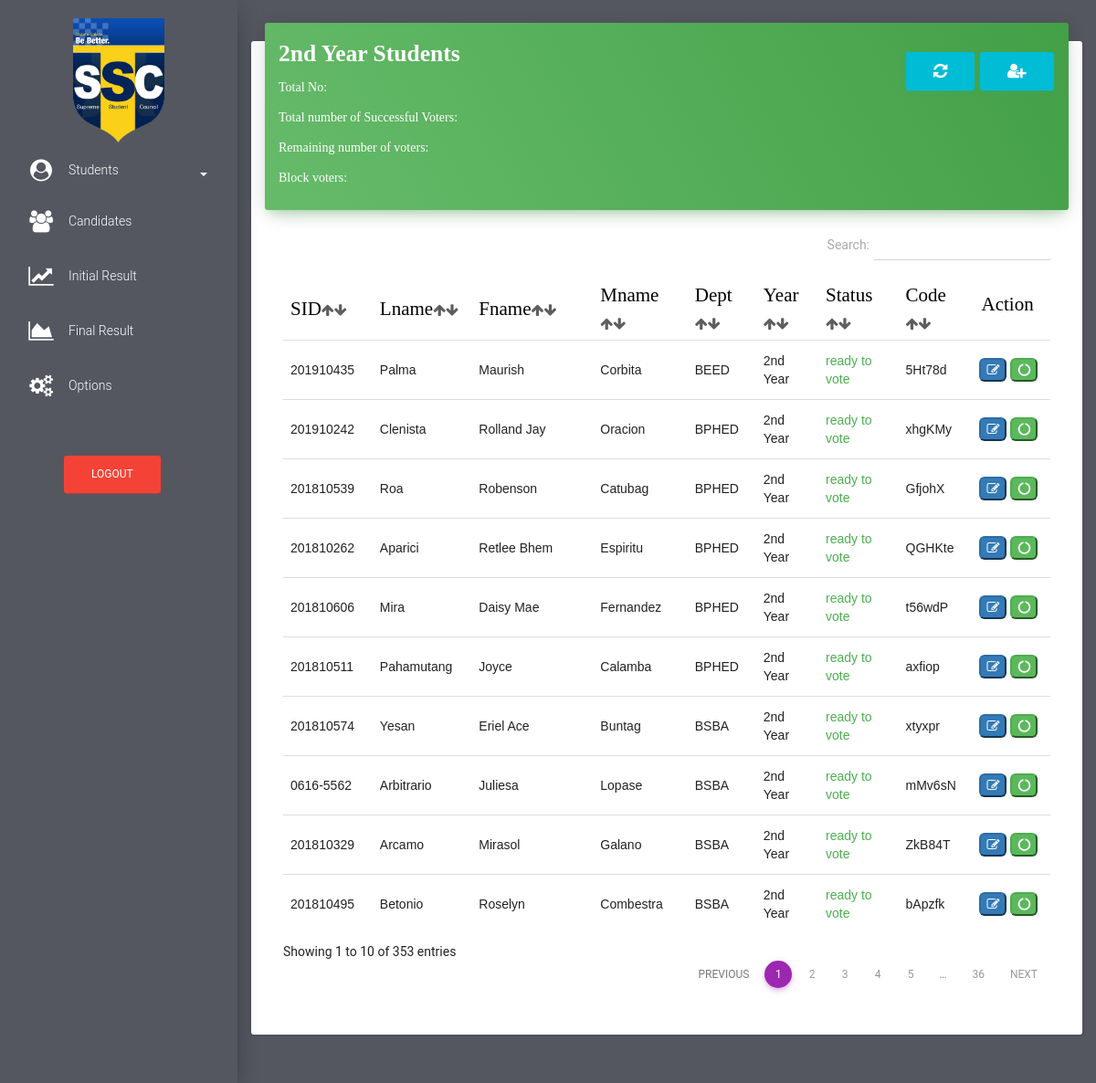
The app's page /2ndyear/students_2nd_year.php (signed in) with its own data.
### tables this page shows
CREATE TABLE `students` (
  `id` int(255) NOT NULL,
  `stud_id` varchar(11) NOT NULL,
  `stud_lastname` varchar(255) NOT NULL,
  `stud_firstname` varchar(255) NOT NULL,
  `stud_middlename` varchar(500) NOT NULL,
  `stud_department` varchar(255) NOT NULL,
  `stud_year` varchar(255) NOT NULL,
  `code_to_vote` varchar(255) NOT NULL,
  `stud_status` varchar(100) NOT NULL,
  `voting_status` varchar(255) NOT NULL,
  `stud_block_status` varchar(255) NOT NULL
);

### 2ndyear/students_2nd_year.php (the view, shortened to what this page needs)
<!DOCTYPE html>
<html lang="en">
<head>
    <link href="../assets/css/bootstrap.min.css" rel="stylesheet" />
    <link href="../assets/css/material-dashboard.css?v=1.2.0" rel="stylesheet" />
    <link href="../font-awesome/css/font-awesome.css" rel="stylesheet">
    <link href="../assets/css/datatables.min.css" rel="stylesheet">
</head>
<body>
    <div class="wrapper" style="background-color: #54575F">
        <div class="sidebar">
           <div class="sidebar-wrapper">
                 <ul class="nav">
                    <center>
                       <img src="../img/favicon.png" width="100px" height="100%" class="" alt="Ce-C Palaro 2019">
                    </center>
                    <li>
                        <a href="#pagepeople" data-toggle="collapse" aria-expanded="false" class="dropdown-toggle"><i class="fa fa-user-circle" style="color: white;margin-top: -5px"></i> <span style="color:white">Students</span><b class="caret" style="margin-left: 5%;color:white"></b></a>
                    </li>
                    <li>
                        <a href="../candidates.php">
                            <i class="fa fa-users" style="color: white"></i>
                            <p style="color: white">Candidates</p>
                        </a>
                    </li>
                    <li>
                        <a href="../initial_result.php">
                            <i class="fa fa-line-chart" style="color: white"></i>
                            <p style="color: white">Initial Result</p>
                        </a>
                    </li>
                    <li>
                        <a href="../final_result.php">
                            <i class="fa fa-area-chart" style="color: white"></i>
                            <p style="color: white">Final Result</p>
                        </a>
                    </li>
                    <li>
                        <a href="../my_account.php">
                            <i class="fa fa-cogs" style="color: white"></i>
                            <p style="color: white">Options</p>
                        </a>
                    </li>
                     <li>
                        <br>
                        <br>
                        <form method="post">
                                    <button class = "btn btn-danger" type='button' data-toggle="modal" data-target="#exampleModal20000" style="margin-left: 70px">Logout</button>
                        </form>
                    </li>
                </ul>
            </div>
        </div>
        <div class="main-panel">
            <nav class="navbar navbar-transparent navbar-absolute">
            </nav>
            <div class="content">
                <div class="container-fluid">
                    <div class="row">
                        <div class="col" style="margin-top: -80px">
                            <div class="card">
                                <div class="card-header" data-background-color="green">
                                    <form method="POST">
                                        <h3 class="title" style="font-family: Fjalla One"><b>2nd Year Students</b><button class = "btn btn-info text-info" type='button' data-toggle="modal" data-target="#1styear-add-student" style="float: right;margin-left: 5px;margin-top: 17px;" ><i class="fa fa-user-plus fa-10x"></i></button><a href="students_2nd_year.php" class = "btn btn-info text-info" type='button' style="float: right;margin-top: 17px;" ><i class="fa fa-refresh fa-10x"></i></a></h3>
                                    </form>
                                    <div class="col">
                                        <p style="color: white;font-family: consolas">Total No: <b><a href="list_of_total_voters_2ndyear.php"><text id="total2ndyear" style="color:yellow;font-size: 20px">
                                              </text></a></b></p>
                                    </div>
                                    <div class="col">
                                        <p style="color: white;font-family: consolas">Total number of Successful Voters: <b><a href="list_of_finish_voters_2ndyear.php"><text id="successfulVoters2ndyear" style="color:yellow;font-size: 20px">
                                              </text></a></b></p>
                                    </div>
                                    <div class="col">
                                        <p style="color: white;font-family: consolas">Remaining number of voters: <b><a href="list_of_remaining_voters_2ndyear.php"><text id="remainingVoters2ndyear" style="color:yellow;font-size: 20px">
                                              </text></a></b></p>
                                    </div>
                                    <div class="col">
                                        <p style="color: white;font-family: consolas">Block voters: <b><a href="list_of_block_voters_2ndyear.php"><text id="blockvoters2ndyear" style="color:yellow;font-size: 20px">
                                              </text></a></b></p>
                                    </div>
                                </div>
                                <div class="card-content table-responsive">
                                    <table class="table table-condensed table-sm" id="dtTable">
                                        <thead style="font-weight: bold;color: black;font-size: 150%;font-family: Fjalla One">
                                            <th>SID<i class="fa fa-arrow-up" style="font-size: 15px;color: #5E5E5E"><i class="fa fa-arrow-down"></i></i></th>
                                            <th>Lname<i class="fa fa-arrow-up" style="font-size: 15px;color: #5E5E5E"><i class="fa fa-arrow-down"></i></i></th>
                                            <th>Fname<i class="fa fa-arrow-up" style="font-size: 15px;color: #5E5E5E"><i class="fa fa-arrow-down"></i></i></th>
                                            <th>Mname<i class="fa fa-arrow-up" style="font-size: 15px;color: #5E5E5E"><i class="fa fa-arrow-down"></i></i></th>
                                            <th>Dept<i class="fa fa-arrow-up" style="font-size: 15px;color: #5E5E5E"><i class="fa fa-arrow-down"></i></i></th>
                                            <th>Year<i class="fa fa-arrow-up" style="font-size: 15px;color: #5E5E5E"><i class="fa fa-arrow-down"></i></i></th>
                                            <th>Status <i class="fa fa-arrow-up" style="font-size: 15px;color: #5E5E5E"><i class="fa fa-arrow-down"></i></i></th>
                                            <th>Code<i class="fa fa-arrow-up" style="font-size: 15px;color: #5E5E5E"><i class="fa fa-arrow-down"></i></i></th>
                                            <th><p style="margin-left: 2px">Action</p></th>
                                        </thead>
                                        <tbody style="font-family: arial">
                <?php
                        $link = mysqli_connect("localhost","root","19976112","election");
                        $sql = mysqli_query($link,"SELECT * FROM students where stud_year = '2nd Year' ORDER BY stud_department,stud_lastname ASC");
                        for($a = 0 ; $a < $num_rows = mysqli_fetch_array($sql) ; $a++ )
                        {
                            $stud_idd = $num_rows['stud_id'];
                            $stud_fname = $num_rows['stud_firstname'];
                            $stud_lname = $num_rows['stud_lastname'];
                            $middle_initial = $num_rows['stud_middlename'];
                            $dept = $num_rows['stud_department'];
                            $stud_year = $num_rows['stud_year'];
                            $code_no = $num_rows['code_to_vote'];
                            $v_status = $num_rows['voting_status'];
                            $block_status = $num_rows['stud_block_status'];
                            ?>
                            <tr>
                                <td><?=$stud_idd;?></td>
                                <td ><?=$stud_lname;?></td>
                                <td><?=$stud_fname;?></td>
                                <td><?=$middle_initial;?></td>
                                <td><?=$dept;?></td>
                                <td><?=$stud_year;?></td>
                                <td>
                                    <?php
                                        if($v_status == 'ready to vote')
                                         {
                                    ?>
                                        <span class="text-success"><?=$v_status;?></span>
                                    <?php }
                                        ?>
                                </td>
                                <td><?=$code_no;?></td>
                                <td>
                                    <?php
                                          if ($v_status == 'finished voting')
                                          {
                                    ?>
                                        <button type='button' class='btn-danger editbtn' data-toggle='modal' data-target='' style='cursor:pointer;color:black;border-radius:6px;color:;' class='btn-primary'><i class='fa fa-pencil-square-o' style='color:white'></i>
                                    </button>
                                    <?php } else if (($v_status == 'ready to vote') && ($block_status == 'unblock'))
                                            {
                                    ?>
                                        <button type='button' class='btn-primary editbtn' data-toggle='modal' data-target='#update_student_grade11' style='cursor:pointer;color:black;border-radius:6px;color:;' class='btn-primary'><i class='fa fa-pencil-square-o' style='color:white'></i>
                                    </button>
                                    <?php }  else if (($v_status == 'unable to vote') && ($block_status == 'block'))
                                            {
                                    ?>
                                        <button type='button' class='btn-danger editbtn' data-toggle='modal' data-target='' style='cursor:pointer;color:black;border-radius:6px;color:;' class='btn-primary'><i class='fa fa-pencil-square-o' style='color:white'></i>
                                    </button>
                                    <?php } ?>
                                    <?php
                                        if($block_status == 'block')
                                            {
                                    ?>
                                            <button type='button' class='btn-danger unblockbtn' data-toggle='modal' data-target='#unblockStudent' style='cursor:pointer;color:black;border-radius:6px;'><i class='fa fa-ban' style='color:white;'></i></button>
                                    <?php
                                            }
                                            else if($block_status=='unblock')
                                            {
                                    ?>
                                            <button type='button' class='btn-success blockbtn' data-toggle='modal' data-target='#blockStudent' style='cursor:pointer;color:black;border-radius:6px;'><i class='fa fa-circle-o-notch' style="color: white"></i></button>
                                    <?php
                                            }
                                            else if ($block_status == 'none')
                                            {
                                    ?>
                                             <button type='button' class='btn-success disabled' data-toggle='modal' style='cursor:pointer;color:black;border-radius:6px;'><i class='fa fa-check' style="color: white"></i ></button>
                                      <?php } ?>
                                </td>
                            </tr>
                      <?php  } ?>
                                        </tbody>
                                    </table>
                                </div>
                            </div>
                        </div>
                    </div>
                </div>
            </div>
        </div>
    </div>
</body>
</html>

### records on screen
students: stud "201910435", stud_lastname "Palma", stud_firstname "Maurish", stud_middlename "Corbita", stud_department "BEED", stud_year "2nd Year", voting_status "ready to vote", code_to_vote "5Ht78d", stud_block_status "unblock" (drawn)
students: stud "201810262", stud_lastname "Aparici", stud_firstname "Retlee Bhem", stud_middlename "Espiritu", stud_department "BPHED", stud_year "2nd Year", voting_status "ready to vote", code_to_vote "QGHKte", stud_block_status "unblock" (drawn)
students: stud "201910242", stud_lastname "Clenista", stud_firstname "Rolland Jay", stud_middlename "Oracion", stud_department "BPHED", stud_year "2nd Year", voting_status "ready to vote", code_to_vote "xhgKMy", stud_block_status "unblock" (drawn)
students: stud "201810606", stud_lastname "Mira", stud_firstname "Daisy Mae", stud_middlename "Fernandez", stud_department "BPHED", stud_year "2nd Year", voting_status "ready to vote", code_to_vote "t56wdP", stud_block_status "unblock" (drawn)
students: stud "201810511", stud_lastname "Pahamutang", stud_firstname "Joyce", stud_middlename "Calamba", stud_department "BPHED", stud_year "2nd Year", voting_status "ready to vote", code_to_vote "axfiop", stud_block_status "unblock" (drawn)
students: stud "201810539", stud_lastname "Roa", stud_firstname "Robenson", stud_middlename "Catubag", stud_department "BPHED", stud_year "2nd Year", voting_status "ready to vote", code_to_vote "GfjohX", stud_block_status "unblock" (drawn)
students: stud "0616-5562", stud_lastname "Arbitrario", stud_firstname "Juliesa", stud_middlename "Lopase", stud_department "BSBA", stud_year "2nd Year", voting_status "ready to vote", code_to_vote "mMv6sN", stud_block_status "unblock" (drawn)
students: stud "201810329", stud_lastname "Arcamo", stud_firstname "Mirasol", stud_middlename "Galano", stud_department "BSBA", stud_year "2nd Year", voting_status "ready to vote", code_to_vote "ZkB84T", stud_block_status "unblock" (drawn)
students: stud "201810495", stud_lastname "Betonio", stud_firstname "Roselyn", stud_middlename "Combestra", stud_department "BSBA", stud_year "2nd Year", voting_status "ready to vote", code_to_vote "bApzfk", stud_block_status "unblock" (drawn)
students: stud "201810574", stud_lastname "Yesan", stud_firstname "Eriel Ace", stud_middlename "Buntag", stud_department "BSBA", stud_year "2nd Year", voting_status "ready to vote", code_to_vote "xtyxpr", stud_block_status "unblock" (drawn)
